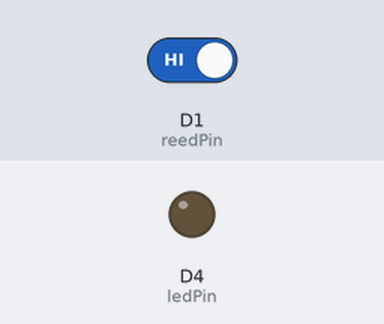
The sketch below on a simulated ESP8266 (NodeMCU). Shown: output pins drawn as LEDs (lit = HIGH). Dashed ring = blinking. The inputs (shaded band) are chosen by the test bench; at power-on: D1 (reedPin) HIGH. WiFi joins after 1.5 s; servers stay silent unless stated; no MQTT or app messages arrive unless stated; what the sketch prints to the serial monitor is not drawn.

Above: at 16.4 s.
16.5 s: D1 (reedPin) driven LOW
At 16.67 s:
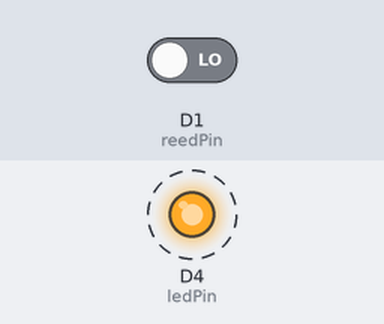
19.5 s: D1 (reedPin) driven HIGH
At 21.0 s:
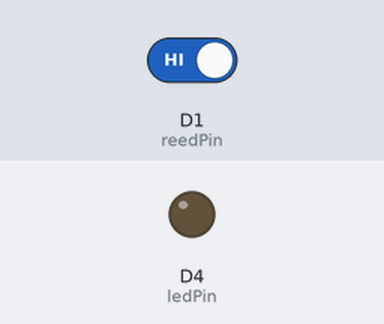
Timing chart, 0 to 22.5 s (numbered marks = the images above; inputs shaded):
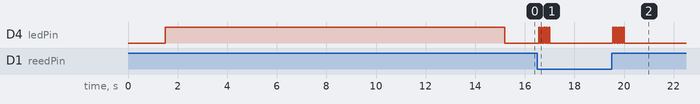

Measured:
- after the input at 16.5 s, D4 (ledPin): alternates HIGH for 0.05 s and LOW for 0.05 s, 10 changes in all, then stays LOW, starting after 0.06 s
- after the input at 19.5 s, D4 (ledPin): alternates HIGH for 0.05 s and LOW for 0.05 s, 10 changes in all, then stays LOW, starting after 0.05 s

The sketch:

sensor.ino
```cpp
#include "SimpleMQTTManager.h"
#include <Wire.h>

// ========== ПИНЫ ==========
const int ledPin = 2;        // D4 (встроенный светодиод)
const int reedPin = 5;       // D1 (геркон)

// ========== WiFi & MQTT ==========
const char* ssid = "TP-Link_8343";
const char* password = "64826424";
const char* mqtt_server = "tgapp.dotnetdon.ru";
// const char* ssid = "TP-Link_297F";
// const char* password = "23598126";
// const char* mqtt_server = "192.168.1.100";
const int mqtt_port = 1883;
const char* mqtt_user = "mqtt_user";
const char* mqtt_pass = "tWl9w9FwMskvpv7";
const char* device_id = "sensor_door";

WiFiClient wifiClient;
SimpleMQTTManager mqtt(&wifiClient, mqtt_server, mqtt_port, mqtt_user, mqtt_pass);

// ========== Параметры ==========
const unsigned long MIN_SEND_INTERVAL = 500;   // не чаще 500 мс
const unsigned long DEBOUNCE_MS = 50;          // антидребезг
const unsigned long HEARTBEAT_INTERVAL = 300000; // 5 минут (300000 мс)

// Состояния
bool lastState = HIGH;          // последнее стабильное состояние
bool currentState = HIGH;       // текущее состояние после фильтра
unsigned long lastDebounceTime = 0;
unsigned long lastSendTime = 0;
unsigned long lastHeartbeatTime = 0;
bool motionDetected = false;

// LED режимы
enum LedMode { LED_IDLE, LED_MOTION, LED_NO_CONNECTION };
LedMode currentLedMode = LED_IDLE;
bool systemReady = false;

// ========== LED ==========
void setLedMode(LedMode mode) {
  currentLedMode = mode;
  if (mode == LED_IDLE) digitalWrite(ledPin, LOW);
  else if (mode == LED_NO_CONNECTION) digitalWrite(ledPin, HIGH);
  else if (mode == LED_MOTION) {
    // мигание будет в loop
  }
}

void updateLed() {
  unsigned long now = millis();
  switch (currentLedMode) {
    case LED_IDLE:
      digitalWrite(ledPin, LOW);
      break;
    case LED_MOTION:
      // мигаем 5 раз быстро (80/80/80/80/80)
      if ((now - lastSendTime) < 500) {
        int cycle = (now - lastSendTime) % 100;
        digitalWrite(ledPin, cycle < 50 ? HIGH : LOW);
      } else {
        digitalWrite(ledPin, LOW);
      }
      break;
    case LED_NO_CONNECTION:
      digitalWrite(ledPin, HIGH);
      break;
  }
}

// ========== MQTT ==========
void sendStateEvent(bool isOpen) {
  String payload = "{";
  payload += "\"device_id\":\"" + String(device_id) + "\",";
  payload += "\"state\":\"" + String(isOpen ? "open" : "closed") + "\",";
  payload += "\"timestamp\":" + String(millis());
  payload += "}";

  if (mqtt.connected()) {
    mqtt.publish("door/state", payload);
    Serial.printf("🚪 Door state: %s\n", isOpen ? "OPEN" : "CLOSED");
  } else {
    Serial.println("⚠️ MQTT not connected, event lost");
  }
}

// ========== HEARTBEAT ==========
void sendHeartbeat() {
  bool isOpen = (currentState == HIGH);
  int rssi = WiFi.RSSI();
  unsigned long uptime = millis() / 1000; // секунды

  String payload = "{";
  payload += "\"device_id\":\"" + String(device_id) + "\",";
  payload += "\"type\":\"heartbeat\",";
  payload += "\"state\":\"" + String(isOpen ? "open" : "closed") + "\",";
  payload += "\"rssi\":" + String(rssi) + ",";
  payload += "\"uptime\":" + String(uptime) + ",";
  payload += "\"timestamp\":" + String(millis());
  payload += "}";

  if (mqtt.connected()) {
    mqtt.publish("door/heartbeat", payload);
    Serial.printf("💓 Heartbeat sent | State: %s | RSSI: %d dBm | Uptime: %lu sec\n",
                  isOpen ? "OPEN" : "CLOSED", rssi, uptime);
  } else {
    Serial.println("⚠️ MQTT not connected, heartbeat lost");
  }
}

// ========== WiFi ==========
void connectWiFi() {
  Serial.print("Connecting to WiFi");
  WiFi.begin(ssid, password);
  while (WiFi.status() != WL_CONNECTED) {
    delay(500);
    Serial.print(".");
  }
  Serial.println("\n✅ WiFi connected");
  Serial.print("IP: ");
  Serial.println(WiFi.localIP());
}

// ========== Настройка ==========
void setup() {
  Serial.begin(115200);
  pinMode(ledPin, OUTPUT);
  digitalWrite(ledPin, LOW);

  // Геркон – с внутренней подтяжкой к VCC (HIGH в покое)
  pinMode(reedPin, INPUT_PULLUP);
  lastState = digitalRead(reedPin);
  currentState = lastState;

  // MQTT
  mqtt.begin();
  mqtt.setDeviceId(device_id);

  // WiFi
  connectWiFi();

  // Ждём MQTT подключения
  setLedMode(LED_NO_CONNECTION);
  while (!mqtt.connected()) {
    mqtt.loop();
    updateLed();
    delay(100);
  }

  systemReady = true;
  setLedMode(LED_IDLE);

  // Отправляем первый heartbeat сразу после запуска
  lastHeartbeatTime = millis();
  sendHeartbeat();

  Serial.println("\n✅ System ready!");
  Serial.println("📌 Reed switch on pin D3 (GPIO0)");
  Serial.println("💓 Heartbeat every 5 minutes");
}

// ========== Основной цикл ==========
void loop() {
  mqtt.loop();

  // Контроль MQTT
  if (!mqtt.connected()) {
    systemReady = false;
    setLedMode(LED_NO_CONNECTION);
    updateLed();
    delay(100);
    return;
  }

  if (!systemReady) {
    systemReady = true;
    setLedMode(LED_IDLE);
    Serial.println("✅ Connection restored");
    // Отправляем heartbeat сразу после восстановления
    lastHeartbeatTime = millis() - HEARTBEAT_INTERVAL;
  }

  unsigned long now = millis();

  // ========== HEARTBEAT ==========
  if (now - lastHeartbeatTime >= HEARTBEAT_INTERVAL) {
    lastHeartbeatTime = now;
    sendHeartbeat();
  }

  // ========== ДАТЧИК ==========
  // Чтение геркона с антидребезгом
  bool reading = digitalRead(reedPin);
  if (reading != lastState) {
    lastDebounceTime = now;
  }

  if ((now - lastDebounceTime) > DEBOUNCE_MS) {
    if (reading != currentState) {
      currentState = reading;
      // Отправляем событие при любом изменении состояния
      if (now - lastSendTime >= MIN_SEND_INTERVAL) {
        sendStateEvent(currentState == HIGH);
        lastSendTime = now;
        setLedMode(LED_MOTION);
        motionDetected = true;
      }
    }
  }
  lastState = reading;

  // Сброс LED через 1 секунду после последнего события
  if (motionDetected && (now - lastSendTime >= 1000)) {
    motionDetected = false;
    setLedMode(LED_IDLE);
  }

  updateLed();
  delay(10);
}
```

SimpleMQTTManager.cpp
```cpp
#include "SimpleMQTTManager.h"

// Флаг для отладки - true = вывод в Serial, false = тишина
static const bool MQTT_DEBUG = false;

#define MQTT_DEBUG_PRINT(...) do { if (MQTT_DEBUG) Serial.print(__VA_ARGS__); } while(0)
#define MQTT_DEBUG_PRINTLN(...) do { if (MQTT_DEBUG) Serial.println(__VA_ARGS__); } while(0)
#define MQTT_DEBUG_PRINTF(...) do { if (MQTT_DEBUG) Serial.printf(__VA_ARGS__); } while(0)

SimpleMQTTManager::SimpleMQTTManager(WiFiClient* wifi,
                                     const String& server,
                                     int port,
                                     const String& user,
                                     const String& password)
  : wifiClient(wifi), mqttServer(server), mqttPort(port),
    mqttUser(user), mqttPassword(password) {
  mqttClient = new PubSubClient(*wifiClient);
}

SimpleMQTTManager::~SimpleMQTTManager() {
  delete mqttClient;
}

void SimpleMQTTManager::setDeviceId(const String& id) {
  deviceId = id;
}

bool SimpleMQTTManager::begin() {
  mqttClient->setServer(mqttServer.c_str(), mqttPort);
  mqttClient->setKeepAlive(60);

  mqttClient->setBufferSize(512);

  mqttClient->setCallback([this](char* topic, byte* payload, unsigned int length) {
    String topicStr = String(topic);
    String message;

    for (int i = 0; i < length; i++) {
      message += (char)payload[i];
    }

    MQTT_DEBUG_PRINT("[MQTT] RX: ");
    MQTT_DEBUG_PRINT(topicStr);
    MQTT_DEBUG_PRINT(" -> ");
    MQTT_DEBUG_PRINTLN(message);

    for (int i = 0; i < handlerCount; i++) {
      if (handlers[i].topic == topicStr) {
        handlers[i].callback(topicStr, message);
        break;
      }
    }
  });

  return true;
}

bool SimpleMQTTManager::tryConnect() {
  String clientId = deviceId;

  unsigned long start = millis();
  bool connected = false;

  MQTT_DEBUG_PRINTLN("[MQTT] Attempting connection...");

  while (millis() - start < CONNECT_TIMEOUT) {
    if (mqttUser.length() > 0 && mqttPassword.length() > 0) {
      connected = mqttClient->connect(
        clientId.c_str(),
        mqttUser.c_str(),
        mqttPassword.c_str()
      );

      MQTT_DEBUG_PRINT("[MQTT] Connecting as: ");
      MQTT_DEBUG_PRINT(clientId);
      MQTT_DEBUG_PRINT(" with user: ");
      MQTT_DEBUG_PRINT(mqttUser);
      MQTT_DEBUG_PRINT(" password: ");
      MQTT_DEBUG_PRINTLN(mqttPassword.length() > 0 ? "***" : "(empty)");
    } else {
      connected = mqttClient->connect(clientId.c_str());
      MQTT_DEBUG_PRINT("[MQTT] Connecting without auth as: ");
      MQTT_DEBUG_PRINTLN(clientId);
    }

    if (connected) break;

    yield();
    delay(10);
  }

  if (connected) {
    MQTT_DEBUG_PRINTLN("[MQTT] Connected to broker");
    isConnected = true;
    resubscribeAll();
    return true;
  }

  MQTT_DEBUG_PRINT("[MQTT] Connection failed, state: ");
  MQTT_DEBUG_PRINTLN(mqttClient->state());
  isConnected = false;
  return false;
}

void SimpleMQTTManager::resubscribeAll() {
  for (int i = 0; i < handlerCount; i++) {
    if (handlers[i].isSubscribed) {
      mqttClient->subscribe(handlers[i].topic.c_str());
      MQTT_DEBUG_PRINT("[MQTT] Subscribed to: ");
      MQTT_DEBUG_PRINTLN(handlers[i].topic);
    }
  }
}

bool SimpleMQTTManager::loop() {
  bool clientOk = mqttClient->loop();

  isConnected = mqttClient->connected();

  static unsigned long lastConnectTry = 0;
  if (!isConnected && millis() - lastConnectTry > 15000) {
    lastConnectTry = millis();
    MQTT_DEBUG_PRINTLN("[MQTT] Reconnecting...");
    tryConnect();
  }

  yield();
  return isConnected;
}

bool SimpleMQTTManager::addHandler(const String& topic,
                                   std::function<void(const String&,
                                   const String&)> callback) {
  if (handlerCount >= MAX_HANDLERS) {
    MQTT_DEBUG_PRINTLN("[ERROR] Too many handlers");
    return false;
  }

  handlers[handlerCount].topic = topic;
  handlers[handlerCount].callback = callback;
  handlers[handlerCount].isSubscribed = true;
  handlerCount++;

  if (isConnected) {
    mqttClient->subscribe(topic.c_str());
    MQTT_DEBUG_PRINT("[MQTT] Subscribed to: ");
    MQTT_DEBUG_PRINTLN(topic);
  }

  return true;
}

bool SimpleMQTTManager::removeHandler(const String& topic) {
  for (int i = 0; i < handlerCount; i++) {
    if (handlers[i].topic == topic) {
      for (int j = i; j < handlerCount - 1; j++) {
        handlers[j] = handlers[j + 1];
      }
      handlerCount--;
      MQTT_DEBUG_PRINT("[MQTT] Removed handler for: ");
      MQTT_DEBUG_PRINTLN(topic);
      return true;
    }
  }
  return false;
}

bool SimpleMQTTManager::publish(const String& topic, const String& message) {
  MQTT_DEBUG_PRINTLN("\n=== PUBLISH DEBUG ===");
  MQTT_DEBUG_PRINT("1. isConnected: ");
  MQTT_DEBUG_PRINTLN(isConnected);

  if (!isConnected) {
    MQTT_DEBUG_PRINTLN("❌ FAIL: not connected");
    return false;
  }

  String fullTopic = deviceId + "/" + topic;
  MQTT_DEBUG_PRINT("2. Topic: ");
  MQTT_DEBUG_PRINTLN(fullTopic);
  MQTT_DEBUG_PRINT("3. Msg length: ");
  MQTT_DEBUG_PRINT(message.length());
  MQTT_DEBUG_PRINTLN(" chars");

  MQTT_DEBUG_PRINT("4. Calling mqttClient->publish()... ");
  bool result = mqttClient->publish(fullTopic.c_str(), message.c_str(), true);

  MQTT_DEBUG_PRINT("Result: ");
  MQTT_DEBUG_PRINTLN(result);

  MQTT_DEBUG_PRINT("5. After publish, connected: ");
  MQTT_DEBUG_PRINTLN(mqttClient->connected());
  MQTT_DEBUG_PRINT("6. State: ");
  MQTT_DEBUG_PRINTLN(mqttClient->state());

  isConnected = mqttClient->connected();

  if (result) {
    MQTT_DEBUG_PRINT("✅ TX: ");
    MQTT_DEBUG_PRINT(fullTopic);
    MQTT_DEBUG_PRINT(" -> ");
    if (message.length() > 50) {
      MQTT_DEBUG_PRINT(message.substring(0, 50));
      MQTT_DEBUG_PRINTLN("...");
    } else {
      MQTT_DEBUG_PRINTLN(message);
    }
  } else {
    MQTT_DEBUG_PRINTLN("❌ PUBLISH FAILED");
  }

  MQTT_DEBUG_PRINTLN("=== END DEBUG ===\n");
  return result;
}

bool SimpleMQTTManager::publish(const String& topic, const JsonDocument& doc) {
  String json;
  serializeJson(doc, json);
  return publish(topic, json);
}

String SimpleMQTTManager::status() {
  if (!isConnected) return "disconnected";
  return "connected (handlers: " + String(handlerCount) + ")";
}
```

SimpleMQTTManager.h
```cpp
#ifndef SIMPLEMQTTMANAGER_H
#define SIMPLEMQTTMANAGER_H

#include <ESP8266WiFi.h>
#include <PubSubClient.h>
#include <ArduinoJson.h>
#include <functional>

#define MAX_HANDLERS 30
#define MQTT_LOOP_TIMEOUT 50     // Максимум 50мс на mqtt.loop()
#define RECONNECT_INTERVAL 10000 // Переподключение раз в 10 секунд
#define CONNECT_TIMEOUT 3000     // Таймаут подключения 3 секунды

struct TopicHandler {
  String topic;
  std::function<void(const String&, const String&)> callback;
  bool isSubscribed;
};

class SimpleMQTTManager {
private:
  PubSubClient* mqttClient;
  WiFiClient* wifiClient;

  String deviceId;
  String mqttServer;
  int mqttPort;
  String mqttUser;
  String mqttPassword;

  TopicHandler handlers[MAX_HANDLERS];
  int handlerCount = 0;

  unsigned long lastConnectAttempt = 0;
  unsigned long lastMqttLoop = 0;
  bool isConnected = false;

  bool tryConnect(); // НЕБЛОКИРУЮЩЕЕ подключение
  void resubscribeAll();

public:
  SimpleMQTTManager(WiFiClient* wifi,
                    const String& server,
                    int port = 1883,
                    const String& user = "",
                    const String& password = "");
  ~SimpleMQTTManager();

  void setDeviceId(const String& id);
  bool begin();

  // НЕБЛОКИРУЮЩИЙ loop - возвращает true если нужно вызвать снова
  bool loop();

  bool addHandler(const String& topic,
                  std::function<void(const String&, const String&)> callback);
  bool removeHandler(const String& topic);

  bool publish(const String& topic, const String& message);
  bool publish(const String& topic, const JsonDocument& doc);

  bool connected() { return isConnected; }
  String getClientId() { return deviceId; }
  String status();
};

#endif
```
